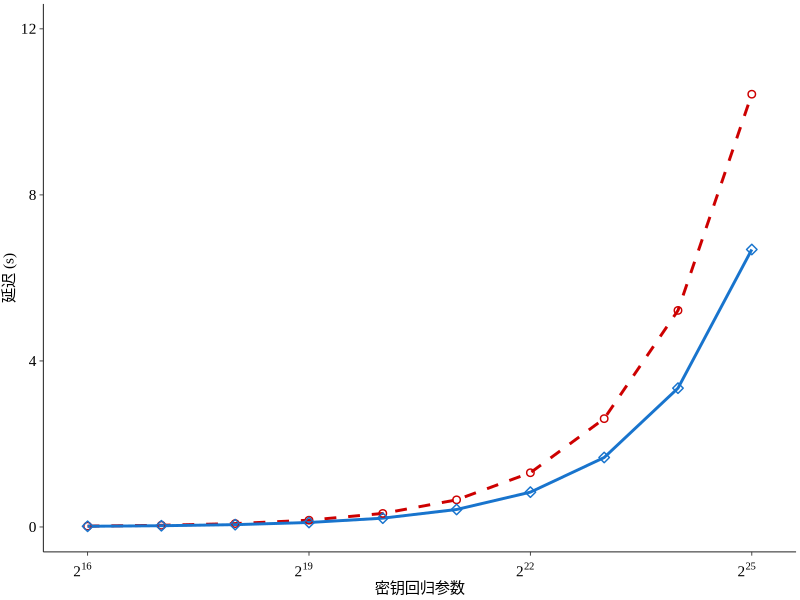

Reproduce this figure in R.
#! /usr/bin/env Rscript
require(grid)
require(ggplot2)
require(scales)

mywidth=3
myheight=1.5
my_color=c("red3", "dodgerblue3")
my_value=c(1,5,10,15)
abbrev_x <- c(expression(2^16),expression(2^19),expression(2^22),expression(2^25), expression(2^2),expression(2^6),expression(2^10),expression(2^12),expression(2^10),expression(2^12))

if(T){
    x1 <- read.table("expa5_keyRegression_data.txt",header=TRUE)
    cairo_pdf(file="./expa5_keyRegression_time.pdf", width=mywidth, height=myheight)
    x1$type <- factor(x1$type, levels=c("Enclave","Server"), labels=c("KeyEnclave", "Cloud"))
    ggplot(data=x1, aes(x=as.factor(NSize), y=time, shape=type, linetype=type, colour=type, group=type)) +
    scale_shape_manual(values=c(my_value)) +
    scale_color_manual(values=c(my_color)) + 
    scale_linetype_manual(values=c(2, 1, 3, 5, 4, 6)) +              
    geom_line(size=1)  + 
    geom_point(size=2, stroke=0.75, fill="white") +
        coord_cartesian(ylim=c(0, 12)) +
    scale_y_continuous(breaks=seq(0, 12, 4), labels=format(seq(0, 12, 4), scientific=FALSE)) +
    scale_x_discrete(labels = abbrev_x, breaks=c("0", "3", "6", "9"))+
    # scale_x_continuous(breaks=seq(0, 9, 1), labels=format(seq(2^16,2^25,2), scientific=TRUE)) + 
    # scale_x_continuous(breaks=seq(0, 9, 2.5), labels=format(seq(abbrev_x), scientific=TRUE)) + 
    ylab("延迟 (s)") +
    xlab("密钥回归参数") +
    theme_bw() +
    theme(
        panel.grid.major=element_blank(), 
        panel.grid.minor=element_blank(),
	    panel.background=element_blank(), 
	    # panel.border=element_rect(size=0.5),
	    panel.border = element_blank(),
	    axis.line=element_line(colour="black", size=0.3),
	    axis.ticks=element_line(size=0.3),
        axis.title.x=element_text(size=11,family="Times New Roman"),
        axis.text.x=element_text(margin=margin(5,0,0,0), angle=0, hjust=0.8, colour="black", size=11,family="Times New Roman"),
        axis.title.y=element_text(size=11,  hjust=0.5,family="Times New Roman"),
        axis.text.y=element_text(margin=margin(0, 2, 0, 0), colour="black",size=11,family="Times New Roman"),
        legend.title = element_blank(),
        legend.key.size=unit(0.3, "cm"),
        legend.text=element_text(size=22),
        legend.position="none",
        legend.direction="horizontal",
        legend.margin = margin(t = 0, unit='cm'),
        plot.margin=unit(c(0.1,0.1,0.1,0.1), "cm")
    )            
}
